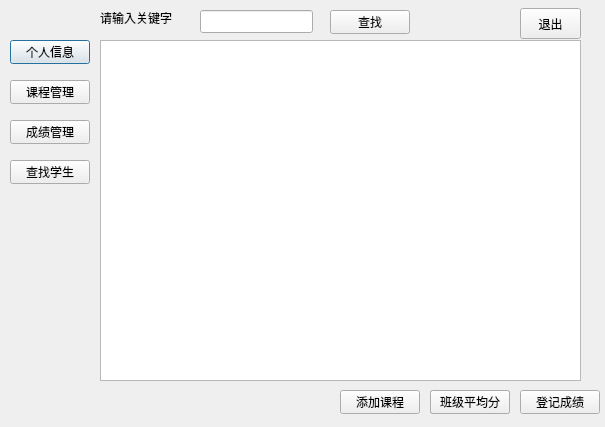
<?xml version="1.0" encoding="UTF-8"?>
<ui version="4.0">
 <class>teacher</class>
 <widget class="QDialog" name="teacher">
  <property name="geometry">
   <rect>
    <x>0</x>
    <y>0</y>
    <width>605</width>
    <height>427</height>
   </rect>
  </property>
  <property name="windowTitle">
   <string>教师页面</string>
  </property>
  <widget class="QPushButton" name="pushButton">
   <property name="geometry">
    <rect>
     <x>10</x>
     <y>40</y>
     <width>80</width>
     <height>24</height>
    </rect>
   </property>
   <property name="text">
    <string>个人信息</string>
   </property>
  </widget>
  <widget class="QTableView" name="tableView">
   <property name="geometry">
    <rect>
     <x>100</x>
     <y>40</y>
     <width>431</width>
     <height>341</height>
    </rect>
   </property>
  </widget>
  <widget class="QPushButton" name="pushButton_2">
   <property name="geometry">
    <rect>
     <x>10</x>
     <y>80</y>
     <width>80</width>
     <height>24</height>
    </rect>
   </property>
   <property name="text">
    <string>课程管理</string>
   </property>
  </widget>
  <widget class="QTableView" name="tableView_2">
   <property name="geometry">
    <rect>
     <x>100</x>
     <y>40</y>
     <width>431</width>
     <height>341</height>
    </rect>
   </property>
  </widget>
  <widget class="QPushButton" name="pushButton_3">
   <property name="geometry">
    <rect>
     <x>340</x>
     <y>390</y>
     <width>80</width>
     <height>24</height>
    </rect>
   </property>
   <property name="text">
    <string>添加课程</string>
   </property>
  </widget>
  <widget class="QPushButton" name="pushButton_4">
   <property name="geometry">
    <rect>
     <x>430</x>
     <y>390</y>
     <width>80</width>
     <height>24</height>
    </rect>
   </property>
   <property name="text">
    <string>删除课程</string>
   </property>
  </widget>
  <widget class="QPushButton" name="pushButton_5">
   <property name="geometry">
    <rect>
     <x>10</x>
     <y>120</y>
     <width>80</width>
     <height>24</height>
    </rect>
   </property>
   <property name="text">
    <string>成绩管理</string>
   </property>
  </widget>
  <widget class="QTableView" name="tableView_3">
   <property name="geometry">
    <rect>
     <x>100</x>
     <y>40</y>
     <width>481</width>
     <height>341</height>
    </rect>
   </property>
  </widget>
  <widget class="QPushButton" name="pushButton_6">
   <property name="geometry">
    <rect>
     <x>520</x>
     <y>390</y>
     <width>80</width>
     <height>24</height>
    </rect>
   </property>
   <property name="text">
    <string>登记成绩</string>
   </property>
  </widget>
  <widget class="QPushButton" name="pushButton_7">
   <property name="geometry">
    <rect>
     <x>430</x>
     <y>390</y>
     <width>80</width>
     <height>24</height>
    </rect>
   </property>
   <property name="text">
    <string>班级平均分</string>
   </property>
  </widget>
  <widget class="QPushButton" name="pushButton_8">
   <property name="geometry">
    <rect>
     <x>520</x>
     <y>8</y>
     <width>61</width>
     <height>31</height>
    </rect>
   </property>
   <property name="text">
    <string>退出</string>
   </property>
  </widget>
  <widget class="QPushButton" name="pushButton_9">
   <property name="geometry">
    <rect>
     <x>10</x>
     <y>160</y>
     <width>80</width>
     <height>24</height>
    </rect>
   </property>
   <property name="text">
    <string>查找学生</string>
   </property>
  </widget>
  <widget class="QTableView" name="tableView_4">
   <property name="geometry">
    <rect>
     <x>100</x>
     <y>40</y>
     <width>481</width>
     <height>341</height>
    </rect>
   </property>
  </widget>
  <widget class="QLineEdit" name="lineEdit">
   <property name="geometry">
    <rect>
     <x>200</x>
     <y>10</y>
     <width>113</width>
     <height>23</height>
    </rect>
   </property>
  </widget>
  <widget class="QLabel" name="label">
   <property name="geometry">
    <rect>
     <x>100</x>
     <y>10</y>
     <width>81</width>
     <height>16</height>
    </rect>
   </property>
   <property name="text">
    <string>请输入关键字</string>
   </property>
  </widget>
  <widget class="QPushButton" name="pushButton_10">
   <property name="geometry">
    <rect>
     <x>330</x>
     <y>10</y>
     <width>80</width>
     <height>24</height>
    </rect>
   </property>
   <property name="text">
    <string>查找</string>
   </property>
  </widget>
 </widget>
 <tabstops>
  <tabstop>pushButton</tabstop>
  <tabstop>pushButton_2</tabstop>
  <tabstop>pushButton_5</tabstop>
  <tabstop>tableView_2</tabstop>
  <tabstop>pushButton_3</tabstop>
  <tabstop>pushButton_4</tabstop>
  <tabstop>tableView</tabstop>
  <tabstop>tableView_3</tabstop>
  <tabstop>pushButton_6</tabstop>
  <tabstop>pushButton_7</tabstop>
 </tabstops>
 <resources/>
 <connections/>
</ui>
